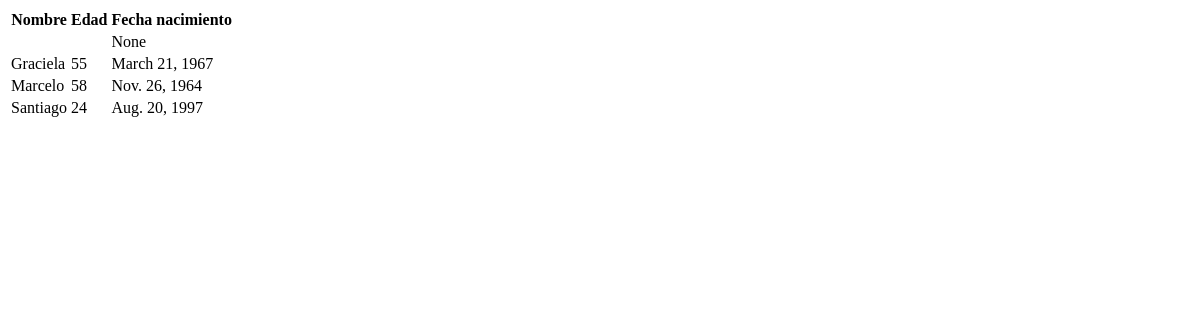
The app's page /FamilyAPP/, older data.
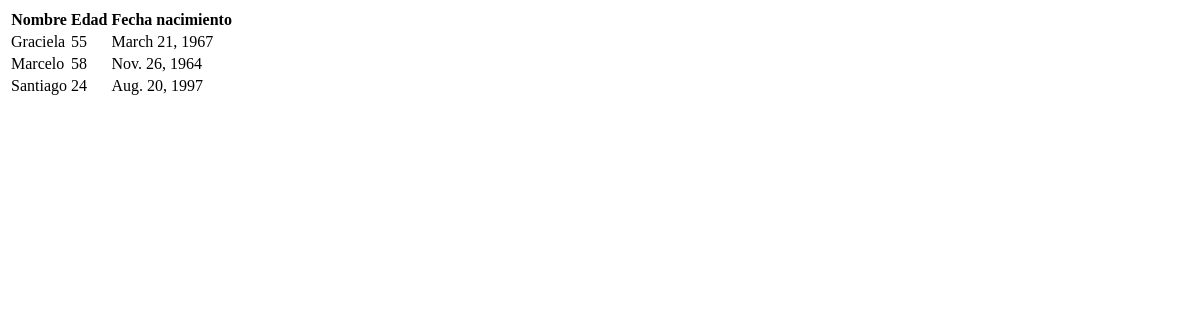
The same page, newer data.
### Family/models.py (models this page shows)
class Familiar(models.Model):
    nombre=models.CharField(max_length=59)
    edad=models.IntegerField()
    fecha_nac=models.DateField()

### Family/views.py (the view)
# urls.py: path('', familya),
def familya(request):
   familiares = Familiar.objects.all()
   return render (request, 'family.html', {'familiares': familiares})

### templates/family.html (shortened to what this page needs)
<!DOCTYPE html>
<html lang="en">
<head>
</head>
<table>
    <thead>
        <tr>
            <th>Nombre</th>
            <th>Edad</th>
            <th>Fecha nacimiento</th>
        </tr>
    </thead>
    <tbody>
        {%for f in familiares%}
             <tr>
                <td>{{f.nombre}}</td>
                <td>{{f.edad}}</td>
                <td>{{f.fecha_nac}}</td>
             </tr>
        {%endfor%}
    </tbody>
</table>
</html>

Row changes from the older to the newer data that the page shows:
removed Familiar: fecha_nac "None"
